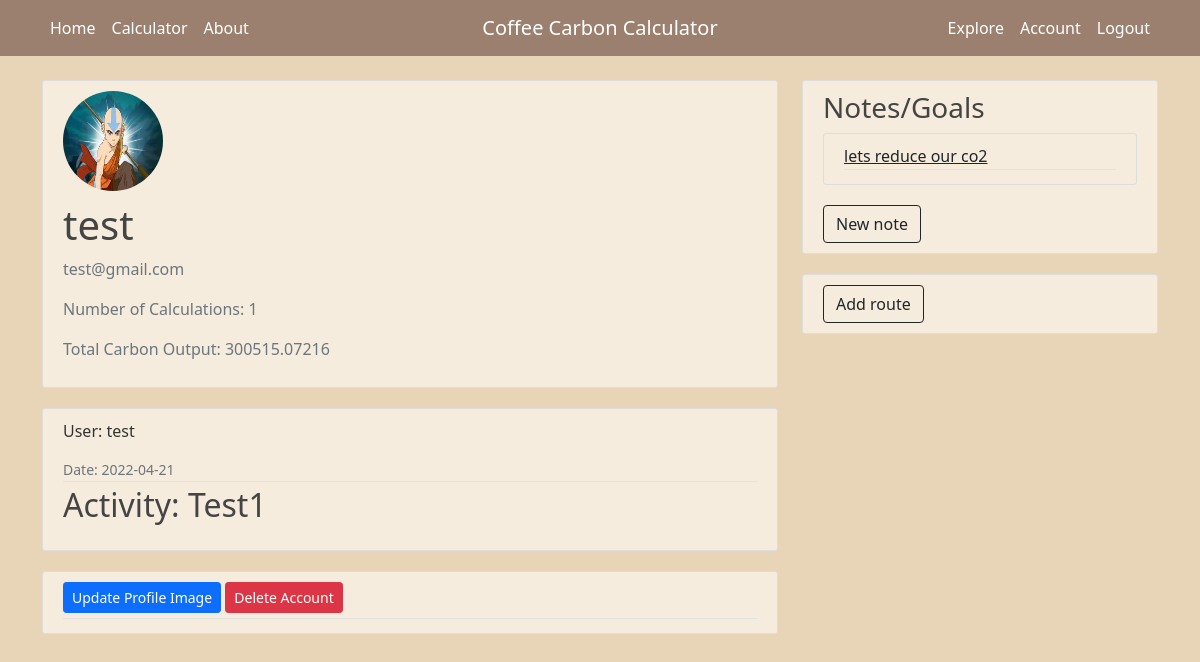
The app's page /account/1 (signed in), older data.
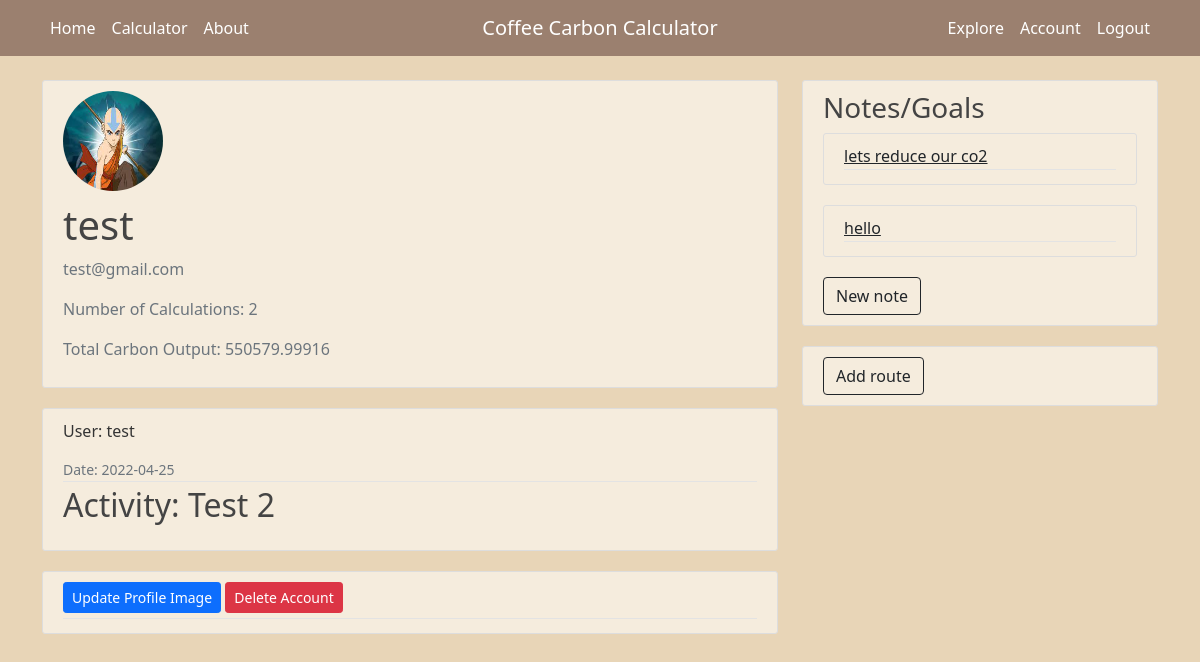
The same page, newer data.
### coffeeCalc/models.py (models this page shows, shortened)
class Post(db.Model):
    id = db.Column(db.Integer, primary_key=True)
    title = db.Column(db.String(100), nullable=False)
    start_country = db.Column(db.String(100), nullable=False)
    origin_to_port_distance = db.Column(db.String(100), nullable=False)
    end_location = db.Column(db.String(100), nullable=False)
    port_to_client_distance = db.Column(db.String(100), nullable=False)
    weight = db.Column(db.String(100), nullable = False)
    carbon_cost = db.Column(db.String(100), nullable=True)
    date = db.Column(db.DateTime, nullable=False, default=datetime.utcnow)
    user_id = db.Column(db.Integer, db.ForeignKey('user.id'), nullable=False)

class Note(db.Model):
    id = db.Column(db.Integer, primary_key=True)
    content = db.Column(db.Text, nullable=False)
    note_user_id = db.Column(db.Integer, db.ForeignKey('user.id'), nullable=False)

### coffeeCalc/routes.py (the view)
@app.route("/account/<int:user_id>")
@login_required
def account(user_id):
    notes = Note.query.filter_by(note_user_id=current_user.id).all()
    user = User.query.get_or_404(user_id)
    posts = Post.query.filter_by(user_id=user_id).all()
    posts.reverse()
    userPostsNum = 0
    userPostsNum = len(posts)
    totalCarbon = 0
    if userPostsNum < 1:
        userPostsNum = 0
    else:
        i = 0
        while (i < userPostsNum):
            totalCarbon += co2_cost(posts[i].weight, posts[i].origin_to_port_distance, posts[i].start_country, posts[i].port_to_client_distance)
            i = i+1
    profile_image = url_for('static', filename='profile_images/' + user.image_file)
    return render_template('account.html',  user = user, notes = notes, profile_image = profile_image, userPostsnum = userPostsNum, posts = posts, totalCarbon = totalCarbon)

### coffeeCalc/calculator.py (called while the page is built)
def co2_cost(weight, origin_to_port, start_country, port_to_client):
    print("test3: " + start_country)
    origin_country = Country.query.filter_by(title = start_country).all()
    print("test4" + origin_country[0].title)
    origin_co2 = origin_country[0].region_to_port_cost
    shipping_co2 = origin_country[0].port_to_UK_cost
    total_co2 = ((float(weight)*float(origin_co2)*float(origin_to_port)) + (float(weight)*float(shipping_co2)) + (float(weight)*float(port_to_client)*1))
    print("test7" + str(total_co2))
    return total_co2

### coffeeCalc/models.py (called while the page is built)
@login_manager.user_loader
def load_user(user_id):
    return User.query.get(int(user_id))

### coffeeCalc/templates/account.html
{% extends "layout.html" %} {% block content %}
<div class="content-section">
  <div class="media">
    <img class="rounded-circle account-img" src="{{ profile_image }}" />
    <div class="media-body">
      <h2 class="account-heading">{{ user.username }}</h2>
      <p class="text-secondary">{{ user.email }}</p>
      <p class="text-secondary">Number of Calculations: {{ userPostsnum }}</p>
      <p class="text-secondary">Total Carbon Output: {{ totalCarbon }}</p>
    </div>
  </div>
</div>
{% if userPostsnum > 0 %}
<article class="media content-section">
  <div class="media-body">
    <div class="article-metadata">
      <p class="font-weight-bold">User: {{ posts[0].client.username }}</p>
      <small class="text-muted"
        >Date: {{ posts[0].date.strftime('%Y-%m-%d') }}</small
      >
    </div>
    <h2>
      <p class="article-title">Activity: {{ posts[0].title }}</p>
    </h2>
  </div>
</article>
{% endif %}
<article class="media content-section">
  <div class="media-body">
    <div class="article-metadata">
      {% if user.id == current_user.id %}
      <div>
        <a
          class="btn btn-primary btn-sm mt mb-1"
          href="{{ url_for('upload_file') }}"
          >Update Profile Image</a
        >
        <a
          class="btn btn-danger btn-sm mt mb-1"
          href="{{ url_for('delete_account', user_id=user.id) }}"
          >Delete Account</a
        >
      </div>
      {% else %}
      <div>
        <a class="btn btn-primary btn-sm mt mb-1" href="#">Follow User</a>
      </div>
      {% endif %}
    </div>
  </div>
</article>
{% endblock content %}

### coffeeCalc/templates/layout.html (shortened to what this page needs)
<html>
  <head>
    <link
      href="https://cdn.jsdelivr.net/npm/bootstrap@5.1.3/dist/css/bootstrap.min.css"
      rel="stylesheet"
    />
    <link
      rel="stylesheet"
      type="text/css"
      href="{{ url_for('static', filename = 'main.css')}}"
    />
  </head>
  <body>
    <header class="site-header">
      <nav class="navbar navbar-expand-md cc-nav fixed-top">
        <div class="container">
          <div class="collapse navbar-collapse w-100 order-1 order-md-0 dual-collapse2" id="navbarToggle">
            <div class="navbar-nav mr-auto">
              <a class="nav-item nav-link" href="{{ url_for('home') }}">Home</a>
              <a class="nav-item nav-link" href="{{ url_for('calculation') }}">Calculator</a>
              <a class="nav-item nav-link" href="{{ url_for('about') }}">About</a>
            </div>
          </div>
          <div class="mx-auto order-0">
            <a class="navbar-brand mx-auto" style="color: #ffffff;" href="/">Coffee Carbon Calculator</a>
          </div>
          <div class="navbar-collapse collapse w-100 order-3 dual-collapse2">
            <div class="navbar-nav ms-auto">
              {% if current_user.is_authenticated %}
              <a
              class="nav-item nav-link" href="{{ url_for('explore_users') }}"
               >Explore</a
              >
              <a
                class="nav-item nav-link" href="{{ url_for('account', user_id=current_user.id) }}"
                >Account</a
              >
              <a class="nav-item nav-link" href="{{ url_for('logout') }}"
                >Logout</a
              >
              {% endif %}
            </div>
        </div>
        </div>
      </nav>
    </header>
    <main role="main" class="container">
      <div class="row">
        <div class="col-md-8">
           {% block content %}{% endblock
          %}
        </div>
        <div class="col-md-4">
          <div class="content-section">
            <h3>Notes/Goals</h3>
            {% for note in notes%}
             <article class="media content-section">
              <div class="media-body">
                <div class="article-metadata">
                <a class="link-dark" href="{{ url_for('note', note_id=note.id) }}">{{ note.content }}</a>
              </article>
            {% endfor %}
          {% if current_user.is_authenticated %}
          <a class="btn btn-outline-dark" href="{{ url_for('new_note') }}" role = "button">New note</a>
          {% endif %}
          </div>
          <div class="content-section">
            <a class="btn btn-outline-dark" href="{{ url_for('new_post') }}" role = "button">Add route</a>
          </div>
        </div>
      </div>
    </main>
  </body>
</html>

Row changes from the older to the newer data that the page shows:
no longer on this page (row unchanged): Post: date "2022-04-21", title "Test1"
added Post: date "2022-04-25", title "Test 2"
added Note: content "hello"
Text that changed along with them:
{{ userPostsnum }}: "1" → "2"
{{ totalCarbon }}: "300515.07216" → "550579.99916"
